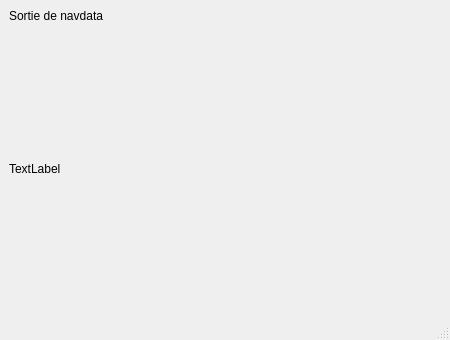
<?xml version="1.0" encoding="UTF-8"?>
<ui version="4.0">
 <class>navdataWindow</class>
 <widget class="QMainWindow" name="navdataWindow">
  <property name="geometry">
   <rect>
    <x>0</x>
    <y>0</y>
    <width>450</width>
    <height>340</height>
   </rect>
  </property>
  <property name="windowTitle">
   <string>MainWindow</string>
  </property>
  <widget class="QWidget" name="centralwidget">
   <layout class="QVBoxLayout" name="verticalLayout">
    <item>
     <widget class="QLabel" name="label">
      <property name="text">
       <string>Sortie de navdata</string>
      </property>
     </widget>
    </item>
    <item>
     <widget class="QLabel" name="label_2">
      <property name="sizePolicy">
       <sizepolicy hsizetype="Preferred" vsizetype="Expanding">
        <horstretch>0</horstretch>
        <verstretch>0</verstretch>
       </sizepolicy>
      </property>
      <property name="text">
       <string>TextLabel</string>
      </property>
     </widget>
    </item>
   </layout>
  </widget>
  <widget class="QMenuBar" name="menubar">
   <property name="geometry">
    <rect>
     <x>0</x>
     <y>0</y>
     <width>450</width>
     <height>22</height>
    </rect>
   </property>
  </widget>
  <widget class="QStatusBar" name="statusbar"/>
 </widget>
 <resources/>
 <connections/>
</ui>
